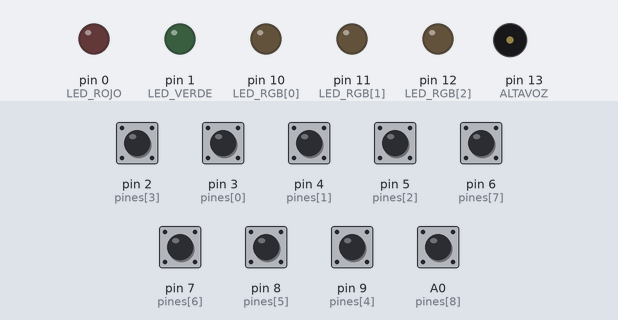
Recording of a sketch running on a simulated Arduino Leonardo, built with avr-gcc and run on an emulated ATmega32U4. Parts: output pins drawn as LEDs (lit = HIGH), buzzer (waves = sounding). Dashed ring = blinking. The inputs (shaded band) are chosen by the test bench; at power-on: A0 (pines[8]), pin 2 (pines[3]), pin 3 (pines[0]), pin 4 (pines[1]), pin 5 (pines[2]), pin 6 (pines[7]), pin 7 (pines[6]), pin 8 (pines[5]), pin 9 (pines[4]) HIGH. USB keyboard and mouse output is not drawn.

Above: at 3.2 s.
3.3 s: A0 (pines[8]) pulled LOW for 0.15 s
At 3.67 s:
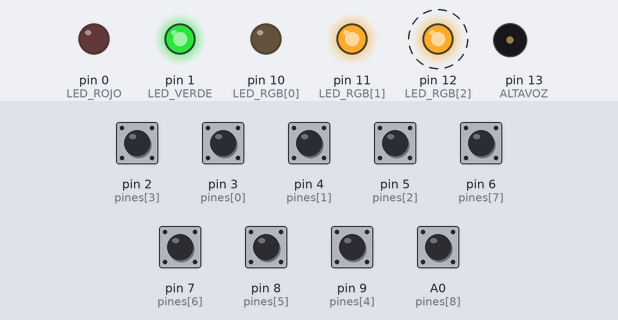
6.3 s: A0 (pines[8]) pulled LOW for 1 s
At 7.1 s:
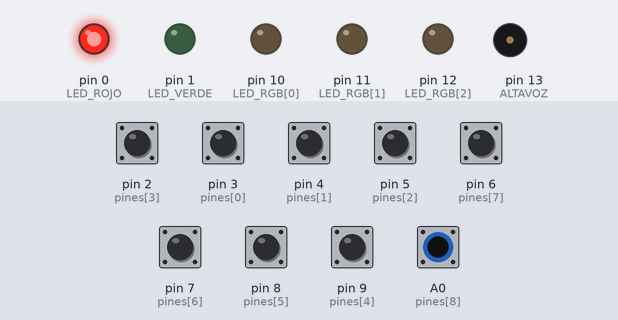
8.8 s: pin 6 (pines[7]) pulled LOW for 0.15 s
At 9.7 s:
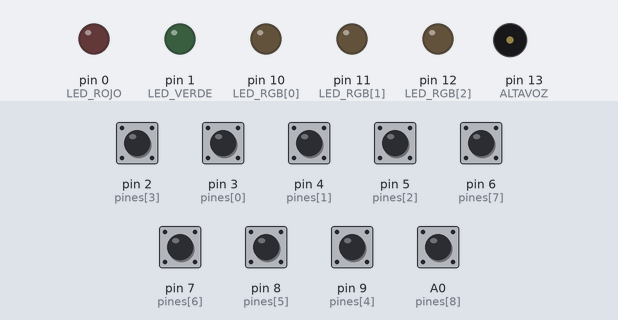
10.4 s: A0 (pines[8]) pulled LOW for 0.15 s
At 10.57 s:
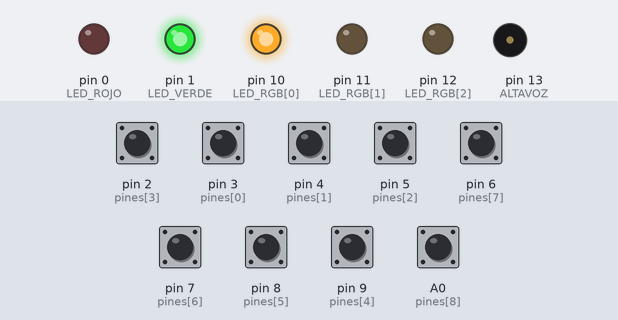
13.4 s: pin 7 (pines[6]) pulled LOW for 0.15 s
At 14.47 s:
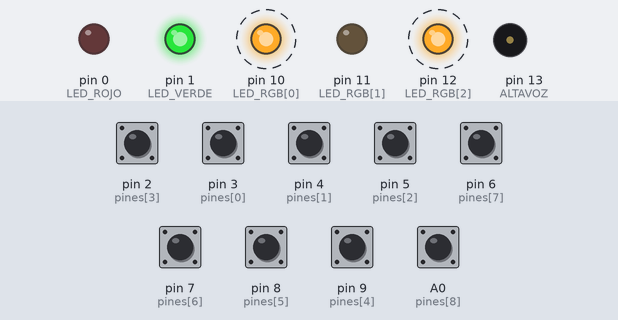
16.4 s: pin 8 (pines[5]) pulled LOW for 0.15 s
At 17.77 s:
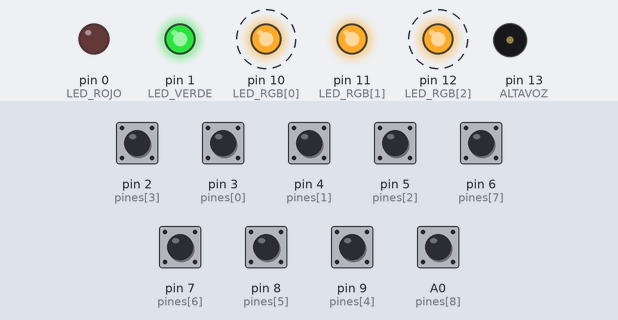
Timing chart, 0 to 20.4 s (numbered marks = the images above; inputs shaded):
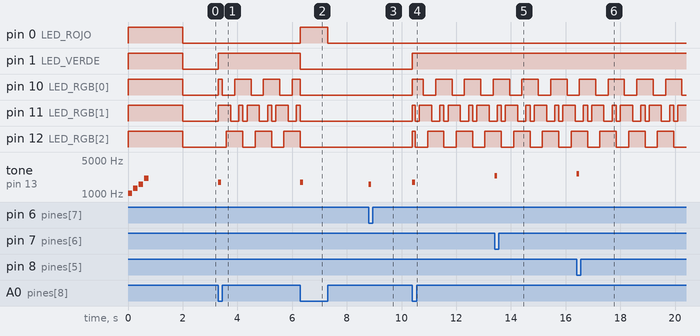

The sketch:

mando_arcade_leds.ino
```cpp
// Mando arcade con Arduino Leonardo: teclado USB + LED RGB + LED verde + LED rojo + altavoz + botón lateral.
// START (botón lateral) enciende el "modo fiesta": LED RGB con colores en bucle + LED verde fijo.
// Al pulsar START otra vez se apaga todo y el LED rojo se enciende 1 segundo.
// Entradas con INPUT_PULLUP: sin pulsar = HIGH, pulsado = LOW.
#include <Keyboard.h>

// ---- Ajustes ----
const bool ANODO_COMUN = false;      // true si la pata larga del LED RGB va a 5V (+) en vez de a GND (−)
const bool SONIDO = true;            // false para silenciar los pitidos de los botones
const bool ZUMBADOR_ACTIVO = false;  // true si el zumbador pita solo al darle 5V fijos (zumbador activo)

// ---- Entradas ----
const int NUM = 9;
//                         ARRIBA        ABAJO           IZQUIERDA       DERECHA          B1             B2   B3        B4       LATERAL(START)
const int     pines[NUM]  = {3,            4,              5,              2,               9,             8,   7,        6,       A0};
const uint8_t teclas[NUM] = {KEY_UP_ARROW, KEY_DOWN_ARROW, KEY_LEFT_ARROW, KEY_RIGHT_ARROW, KEY_LEFT_CTRL, '5', 'p',      KEY_ESC, '1'};
const int START = 8;  // posición del botón LATERAL en las tablas de arriba (es el START)

// ---- Salidas ----
const int LED_RGB[3] = {10, 11, 12};  // LED de la izquierda: R, G, B
const int LED_VERDE  = 1;             // LED del medio
const int LED_ROJO   = 0;             // LED de la derecha
const int ALTAVOZ    = 13;

const byte ARCOIRIS[7][3] = {{1,0,0}, {1,1,0}, {0,1,0}, {0,1,1}, {0,0,1}, {1,0,1}, {1,1,1}};
const int  TONO_BTN[5]    = {2093, 2637, 2349, 1568, 1760};  // Hz: disparo, moneda, pausa, salir, start
const unsigned long PASO_ARCOIRIS_MS = 150;                  // cada cuánto cambia de color
const unsigned long ROJO_MS = 1000;                          // tiempo del LED rojo al apagar

bool encendido = false;             // ¿está activo el modo fiesta?
unsigned long finRojo = 0;          // momento en que se apaga el LED rojo (0 = apagado)
unsigned long finPitido = 0;

bool pulsado[NUM];
unsigned long ultimoCambio[NUM];
const unsigned long REBOTE_MS = 10;

void ponerColor(byte r, byte g, byte b) {
  byte c[3] = {r, g, b};
  for (int i = 0; i < 3; i++) digitalWrite(LED_RGB[i], (c[i] == 1) != ANODO_COMUN ? HIGH : LOW);
}

// Pitido sin parar el programa: tone() para zumbador pasivo, encender/apagar para uno activo
void pitar(int frecuencia, int ms) {
  if (ZUMBADOR_ACTIVO) { digitalWrite(ALTAVOZ, HIGH); finPitido = millis() + ms; }
  else tone(ALTAVOZ, frecuencia, ms);
}

void setup() {
  for (int i = 0; i < NUM; i++) { pinMode(pines[i], INPUT_PULLUP); pulsado[i] = false; ultimoCambio[i] = 0; }
  for (int i = 0; i < 3; i++) pinMode(LED_RGB[i], OUTPUT);
  pinMode(LED_VERDE, OUTPUT);
  pinMode(LED_ROJO, OUTPUT);
  pinMode(ALTAVOZ, OUTPUT);

  // Arranque: prueba de las 3 luces y melodía (también deja margen para resubir el sketch)
  ponerColor(1,1,1); digitalWrite(LED_VERDE, HIGH); digitalWrite(LED_ROJO, HIGH);
  int melodia[] = {1047, 1319, 1568, 2093};
  for (int n : melodia) { pitar(n, 150); delay(150); digitalWrite(ALTAVOZ, LOW); delay(50); }
  delay(1200);
  ponerColor(0,0,0); digitalWrite(LED_VERDE, LOW); digitalWrite(LED_ROJO, LOW);

  Keyboard.begin();
}

void loop() {
  unsigned long ahora = millis();

  // 1. Leer entradas, enviar teclas y pitar al pulsar un botón
  for (int i = 0; i < NUM; i++) {
    bool lectura = (digitalRead(pines[i]) == LOW);
    if (lectura != pulsado[i] && ahora - ultimoCambio[i] > REBOTE_MS) {
      pulsado[i] = lectura; ultimoCambio[i] = ahora;
      if (lectura) Keyboard.press(teclas[i]); else Keyboard.release(teclas[i]);
      if (lectura && i >= 4 && SONIDO) pitar(TONO_BTN[i - 4], 100);

      // START: encender o apagar el modo fiesta
      if (lectura && i == START) {
        encendido = !encendido;
        finRojo = encendido ? 0 : ahora + ROJO_MS;  // al apagar, rojo durante 1 segundo
      }
    }
  }

  if (ZUMBADOR_ACTIVO && finPitido != 0 && ahora >= finPitido) { digitalWrite(ALTAVOZ, LOW); finPitido = 0; }

  // 2. LED RGB (izquierda): colores en bucle mientras está encendido
  if (encendido) {
    int paso = (ahora / PASO_ARCOIRIS_MS) % 7;
    ponerColor(ARCOIRIS[paso][0], ARCOIRIS[paso][1], ARCOIRIS[paso][2]);
  } else {
    ponerColor(0,0,0);
  }

  // 3. LED verde (medio): fijo mientras está encendido
  digitalWrite(LED_VERDE, encendido ? HIGH : LOW);

  // 4. LED rojo (derecha): 1 segundo después de apagar
  if (finRojo != 0 && ahora < finRojo) digitalWrite(LED_ROJO, HIGH);
  else { digitalWrite(LED_ROJO, LOW); finRojo = 0; }
}
```

Measured:
- after the input at 3.3 s, pin 1 (LED_VERDE): LOW → HIGH at once; pin 10 (LED_RGB[0]): LOW → HIGH at once, then repeats every 1.0 s: LOW 0.45 s, HIGH 0.60 s
- after the input at 6.3 s, pin 0 (LED_ROJO): LOW → HIGH at once, → LOW 1.0 s later; pin 1 (LED_VERDE): HIGH → LOW at once; pin 11 (LED_RGB[1]), pin 12 (LED_RGB[2]): goes on until 6.3 s, then stays LOW; tone on pin 13 (ALTAVOZ): silent → 1760 Hz at once, → silent 0.10 s later
- after the input at 8.8 s, tone on pin 13 (ALTAVOZ): silent → 1568 Hz at once, → silent 0.10 s later
- after the input at 10.4 s, pin 1 (LED_VERDE): LOW → HIGH at once; pin 10 (LED_RGB[0]): LOW → HIGH at once, then repeats every 1.1 s: LOW 0.45 s, HIGH 0.60 s
- after the input at 13.4 s, tone on pin 13 (ALTAVOZ): silent → 2349 Hz at once, → silent 0.10 s later
- after the input at 16.4 s, tone on pin 13 (ALTAVOZ): silent → 2637 Hz at once, → silent 0.10 s later
